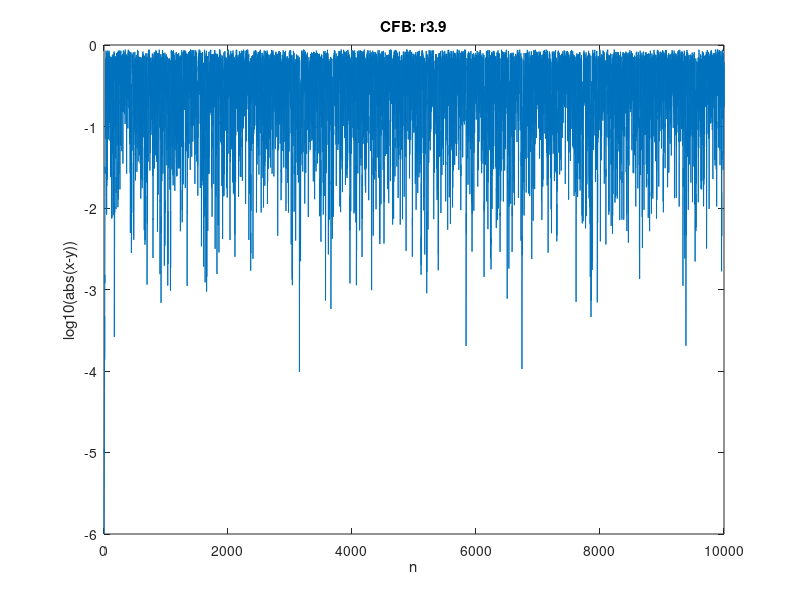

The MATLAB source for this figure:
nn=10000;r=3.9;
x(1)=0.1;
y(1)=0.100001;
d(1)=abs(x(1)-y(1));
for n=1:nn-1
	x(n+1)=r*x(n)*(1.0-x(n));
	y(n+1)=r*y(n)*(1.0-y(n));
	d(n+1)=abs(x(n+1)-y(n+1));
end
%plot(1:nn,x(1:nn),'r-',1:nn,y(1:nn),'b-')
%title('CFB: r=3.9')
%axis([1 10000 0 1]);
%xlabel('n')
%ylabel('x(n) and y(n)')
plot(1:nn,log10(d(1:nn)))
ylabel('log10(abs(x-y))')
xlabel('n')
title('CFB: r3.9')
